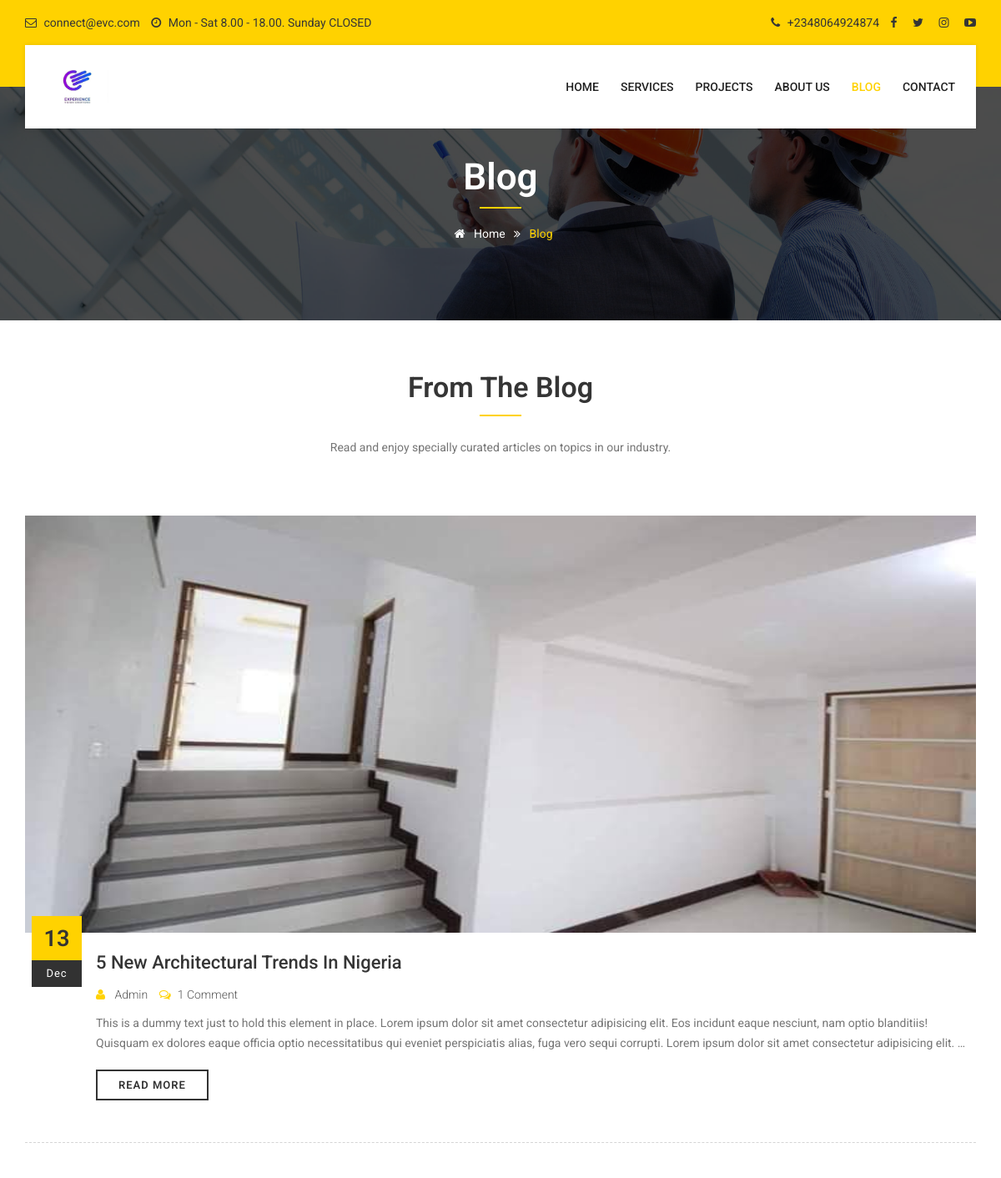
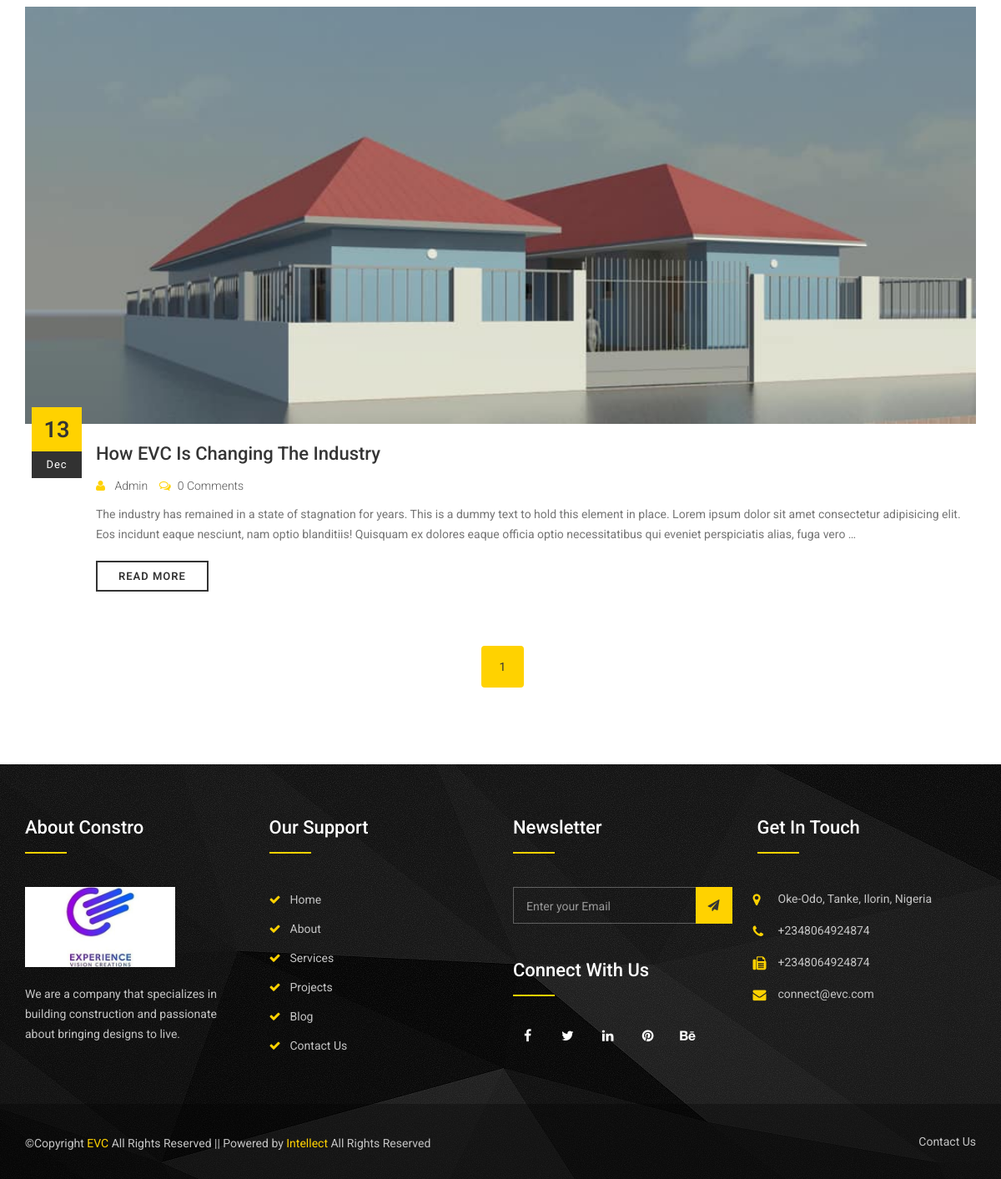
Screenshot of /blog/ with the database file from the repository (2 pictures, top to bottom).
### blog/models.py (models this page shows, shortened)
class Post(models.Model):
    STATUS = (
        ('Draft', 'Draft'),
        ('Published', 'Published'),
    )
    title = models.CharField(max_length=255)
    slug = models.SlugField(editable=False)
    excerpt = models.CharField(max_length=256, null=True, blank=True, default="")
    content = models.TextField()
    published = models.DateTimeField(auto_now_add=True)
    author = models.ForeignKey(User, on_delete=models.CASCADE, default='')
    cats = models.ManyToManyField(Category, default='Uncategorized')
    tags = models.ManyToManyField(Tag, default="")
    image = models.ImageField()
    status = models.CharField(max_length=100, choices=STATUS, default="")
    class Meta:
        ordering = ["-published"]

### blog/views.py (the view)
# urls.py: path('blog/', views.blog, name='blog'),
def blog(request):
    page_title = 'Blog'
    posts = Post.objects.all()
    paginator = Paginator(posts, 10)
    page_number = request.GET.get('page')
    page_obj = paginator.get_page(page_number)
    recent_posts = Post.objects.all()[:2]
    context = {
        'page_obj': page_obj,
        'recent_posts': recent_posts,
        'page_title': page_title
    }
    return render(request, 'blog/blog2.html', context)

### blog/templates/blog/blog2.html (shortened to what this page needs)
{% extends 'base.html' %}
{% load static %}
{% block menu %}
<div class="menu">
  <div class="container">
    <div class="row">
      <div class="col-lg-12 col-md-12">
        <nav id="menu" class="mega-menu">
          <section class="menu-list-items">
            <ul class="menu-logo">
              <li><a href="{% url 'home' %}"><img id="logo_dark_img" src="{% static 'images/logo.jpg' %}" alt="logo">
                </a></li>
            </ul>
            <ul class="menu-links">
              <li><a href="{% url 'home' %}"> Home </i></a>
              </li>
              <li><a href="{% url 'services' %}"> Services </a>
              </li>
              <li><a href="{% url 'projects' %}"> Projects </a>
              </li>
              <li><a href="{% url 'about' %}"> About Us</a>
              </li>
              <li class="active"><a href="{% url 'blog' %}"> Blog</a>
              <li><a href="{% url 'contact' %}"> Contact</a>
              </li>
            </ul>
          </section>
        </nav>
      </div>
    </div>
  </div>
</div>
{% endblock menu %}
{% block content %}
<section class="inner-intro bg bg-fixed bg-overlay-black-70"
  style="background-image:url({% static 'images/bg/bg-2.jpg' %});">
  <div class="container">
    <div class="row intro-title text-center">
      <div class="col-sm-12">
        <div class="section-title">
          <h1 class="title text-white">Blog</h1>
        </div>
      </div>
      <div class="col-sm-12">
        <ul class="page-breadcrumb">
          <li><a href="{%url 'home' %}"><i class="fa fa-home"></i> Home</a> <i class="fa fa-angle-double-right"></i>
          </li>
          <li><span>Blog</span> </li>
        </ul>
      </div>
    </div>
  </div>
</section>
 <section class="page-section-ptb pb-60"><div class="container">
	<div class="row">
    	<div class="col-sm-12 mb-20"><div class="section-title text-center">
			<h2 class="title">From the Blog</h2>
			<p>Read and enjoy specially curated articles on topics in our industry.</p>
		</div></div>
    </div>
<div class="row row-eq-height">
        <div class="col-sm-12">
          {% for post in page_obj %}
          {% if post.status == 'Published' %}
            <div class="post">
                <div class="post-image clearfix"><img alt="" style="height: 500px; width: 1200px;" src="{{post.image.url}}" class="img-responsive"></div>
                <div class="post-date">{{post.published.day}}<span>{{post.published|date:"M"}}</span></div>
                <div class="post-details">
                    <div class="post-title"><h4 class="title"><a href="{% url 'blog_details' post.slug %}">{{post.title}}</a></h4></div>
                    <div class="post-meta">
                      <a href="#"><i class="fa fa-user"></i> {{ post.author|capfirst }}</a>
                      <a href="#"><i class="fa fa-comments-o"></i>{{post.comments.count}} Comment{{post.comments.count|pluralize}}</a>
                    </div>
                    <div class="post-content"><p>{{post.content|truncatewords:50}}</p>
                    </div>
                    <a href="{% url 'blog_details' post.slug %}" class="button small border animated right-icn"><span>Read More</span></a>
                </div>
                <hr>
            </div>
            {% endif %}
            {%endfor %}
        </div>
	</div>
<div class="col-sm-12 text-center">
        <nav class="pagination-nav mt-40">
          <ul class="pagination">
            <li class="active"><a href="">{{page_obj.number}}</a></li>
          </ul>
        </nav>
    </div>
</div></section>
{% endblock content %}

### static/css/mega-menu/mega_menu.css (style rules this page uses)
.mega-menu { margin: 0 auto; padding: 0; display: block; float: none; position: relative; z-index: 999; font-size: 16px; min-height: 100px; clear: both; box-sizing: border-box; }
.mega-menu * { outline: none; list-style: none; text-decoration: none; box-sizing: border-box !important; font-weight: 400; -webkit-tap-highlight-color: transparent; text-align: left; }
.mega-menu img { margin: 0; padding: 0; display: block; max-width: 100% !important; float: left; }
.mega-menu > section.menu-list-items { margin: 0; padding: 0; display: block; float: left; width: 100%; background-color: transparent; }
.mega-menu .menu-logo { margin: 0; padding: 0; display: block; float: left; position: relative; }
.mega-menu .menu-logo > li { margin: 0; padding: 0; display: block; float: left; font-size: 1em; line-height: 50px; }
.mega-menu .menu-logo > li > a { margin: 0; display: inline-block; float: left; width: 100%; color: #ffffff; font-size: 0.8125em; line-height: 50px; -webkit-transition: background-color 200ms ease; transition: background-color 200ms ease; }
.mega-menu .menu-links { margin: 0; padding: 0; display: block; float: right; }
@media screen and (min-width: 993px) { .mega-menu .menu-links { display: block !important; max-height: 100% !important; overflow: visible !important; } }
.mega-menu .menu-links > li { margin: 0; padding: 0 13px; display: block; float: left; -webkit-transition: background-color 200ms ease; transition: background-color 200ms ease; font-size: 1em; }
.mega-menu .menu-links > li.active a { background-color: transparent; color: #ffd200; }
.mega-menu .menu-links > li > a { margin: 0; padding: 0; display: inline-block; float: none; width: 100%; color: #ffffff; font-size: 0.933em; line-height: 64px; position: relative; text-transform: capitalize; }

### static/css/style.css (style rules this page uses)
.mega-menu .menu-logo { padding:30px 0px; }
.mega-menu .menu-logo img { height: 40px; }
.mega-menu .menu-links > li > a { line-height:100px; text-transform: uppercase; font-size: 14px; font-weight:500; }
.mega-menu .menu-links > li:first-child { padding-left: 0px; }
.mega-menu .menu-links > li:last-child { padding-right: 0px; }
#header.fancy .menu { position:absolute; width: 100%; top:54px; }
#header.fancy .mega-menu > section.menu-list-items { background:#ffffff; padding:0px 25px; -webkit-box-shadow: 0px 0px 5px rgba(0, 0, 0, 0.1); -moz-box-shadow: 0px 0px 5px rgba(0, 0, 0, 0.1); box-shadow: 0px 0px 5px rgba(0, 0, 0, 0.1); }
#header.fancy .mega-menu .menu-links > li > a { color:#222222; }
#header.fancy .mega-menu .menu-links > li.active > a { color:#ffd200; }
.inner-intro { height:280px; display:block; position:relative; }
.inner-intro .container { display: table; height:100%; position:relative; }
.inner-intro span { text-transform: capitalize; }
.intro-title { display: table-cell; vertical-align: middle; padding-bottom:0px; }
.intro-title > div { padding:0; width:100%; text-align:center; }
.intro-title .section-title { margin-bottom:10px; }
.intro-title .section-title .title { font-size:44px; font-weight:600; line-height:46px; }
ul.page-breadcrumb li span { color:#ffd200; font-size:14px; text-transform: capitalize; }
ul.page-breadcrumb { padding-top: 0px; padding-bottom: 0px; padding-left:0; }
ul.page-breadcrumb li { color: #fff; display: inline-block; list-style: none; padding-left:0; }
ul.page-breadcrumb li i { font-size: 14px; padding: 0 7px; }
ul.page-breadcrumb li a { color: #fff; font-size: 14px; text-transform: capitalize; }
hr { border-style:dashed; border-color:#d5d5d5; margin:50px 0; }
.pagination-nav { margin-top:30px; }
.pagination > li { list-style-type:none; float:left; display:block; }
.pagination > li > a, .pagination > li > span { padding:13px 20px; border-width:2px; border-color:#cccccc; color:#757575; margin:0; border-radius:0; }
.pagination > li.active > a:hover, .pagination > li.active > a, .pagination > li > a:focus, .pagination > li > a:hover, .pagination > li > span:focus, .pagination > li > span:hover { background:#ffd200; color:#353535; border-color:#ffd200; }

### rows the page displays
Post: image (picture), published.day "13", published "Dec", title "5 New Architectural Trends In Nigeria", author "Admin", comments.count "1", content "This is a dummy text just to hold this element in place. Lorem ipsum dolor sit amet consectetur adipisicing elit. Eos incidunt eaque nesciunt, nam optio blanditiis! Quisquam ex dolores eaque officia optio necessitatibus qui eveniet perspiciatis alias, fuga vero sequi corrupti. Lorem ipsum dolor sit amet consectetur adipisicing elit. …"
Post: image (picture), published.day "13", published "Dec", title "How EVC Is Changing The Industry", author "Admin", comments.count "0", content "The industry has remained in a state of stagnation for years. This is a dummy text to hold this element in place. Lorem ipsum dolor sit amet consectetur adipisicing elit. Eos incidunt eaque nesciunt, nam optio blanditiis! Quisquam ex dolores eaque officia optio necessitatibus qui eveniet perspiciatis alias, fuga vero …"

### other values shown
{{ page_obj.number }} "1"
